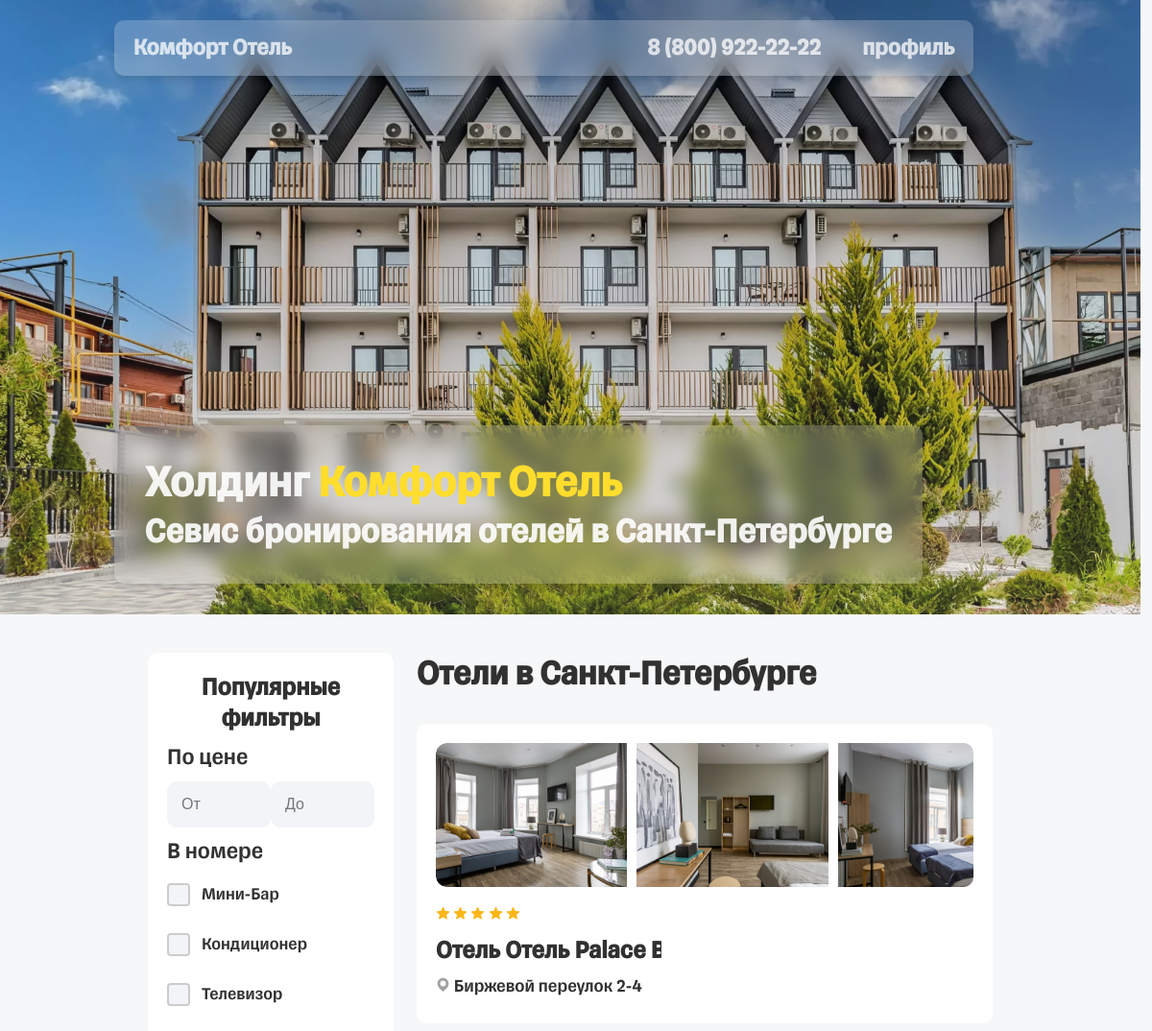
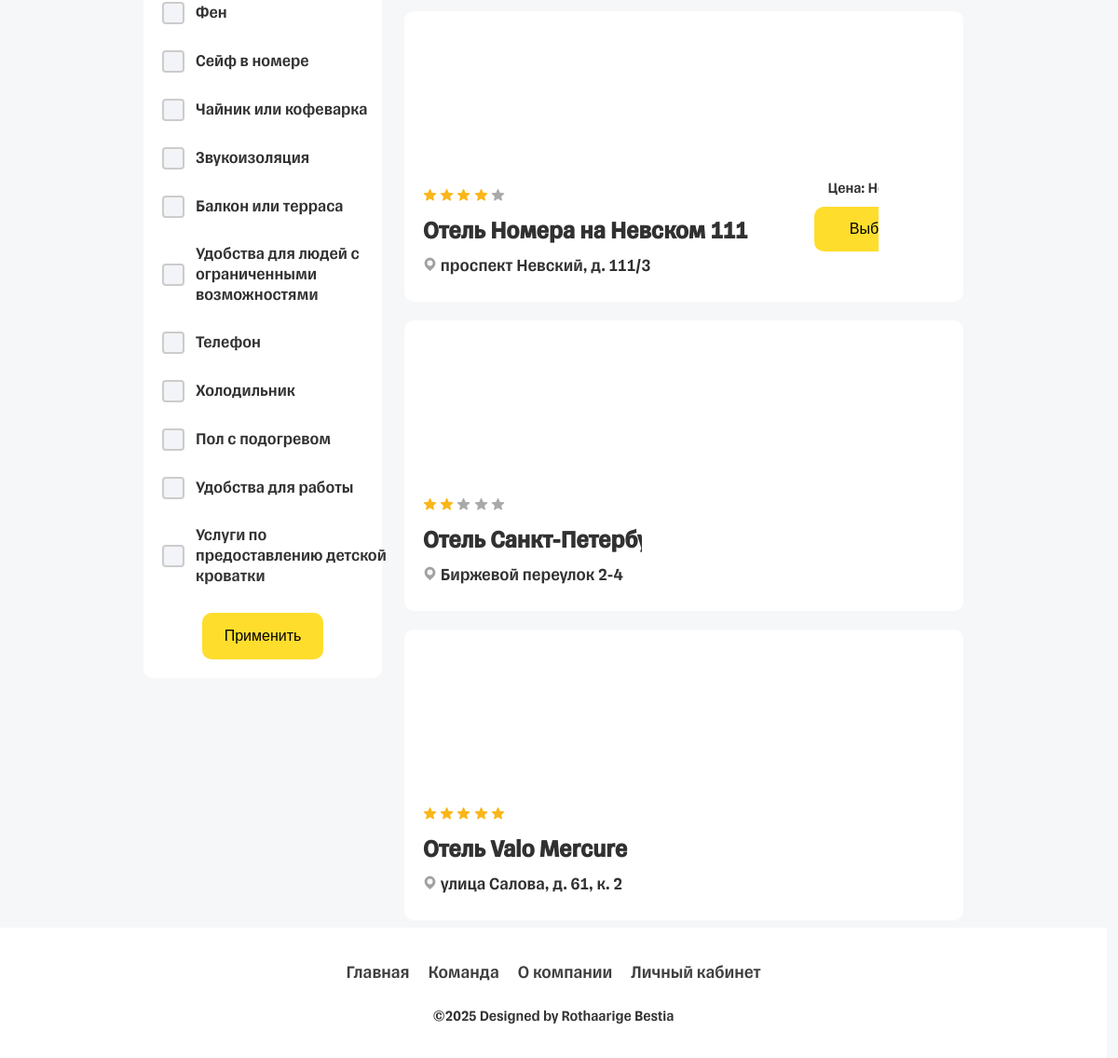
The app's page / (signed in) with its own data (2 pictures, top to bottom).
### product/models.py (models this page shows, shortened)
class Hotel(models.Model):
    RATING_CHOICES = [
        (0, '0'),
        (1, '1'),
        (2, '2'),
        (3, '3'),
        (4, '4'),
        (5, '5'),
    ]
    name = models.CharField('Название', max_length=50)
    address = models.CharField('Адрес', max_length=50)
    contact_phone = models.CharField('Контактный номер', max_length=11)
    email = models.CharField('Email', max_length=100)
    description = models.TextField('Описание', max_length=600)
    rating = models.IntegerField(choices=RATING_CHOICES)
    foto1 = models.CharField('Фото1')
    foto2 = models.CharField('Фото2')
    foto3 = models.CharField('Фото3')
    foto4 = models.CharField('Фото4')
    foto5 = models.CharField('Фото5')
    class Meta:
        verbose_name = 'Отель'
        verbose_name_plural = 'Отели'

### product/views.py (the view)
# urls.py: path('', views.hotel, name='hotel'),
def hotel(request):
    min_price = request.GET.get('min_price')
    max_price = request.GET.get('max_price')
    amenities_filters = {
        'minbar': request.GET.get('minbar') == 'on',
        'conditioner': request.GET.get('conditioner') == 'on',
        'television': request.GET.get('television') == 'on',
        'hairdryer': request.GET.get('hairdryer') == 'on',
        'safe': request.GET.get('safe') == 'on',
        'Kettle_or_coffee_maker': request.GET.get('Kettle_or_coffee_maker') == 'on',
        'Sound_insulation': request.GET.get('Sound_insulation') == 'on',
        'Balcony_or_terrace': request.GET.get('Balcony_or_terrace') == 'on',
        'special_for_ivalid': request.GET.get('special_for_ivalid') == 'on',
        'Telephone': request.GET.get('Telephone') == 'on',
        'Fridge': request.GET.get('Fridge') == 'on',
        'Underfloor_heating': request.GET.get('Underfloor_heating') == 'on',
        'Work_facilities': request.GET.get('Work_facilities') == 'on',
        'Baby_cot_services': request.GET.get('Baby_cot_services') == 'on',
    }
    filters_applied = any([
        min_price,
        max_price,
        any(amenities_filters.values())
    ])
    if filters_applied:
        rooms = Room.objects.all()
        if min_price:
            try:
                min_price_val = float(min_price)
                rooms = rooms.filter(price__gte=min_price_val)
            except ValueError:
                pass
        if max_price:
            try:
                max_price_val = float(max_price)
                rooms = rooms.filter(price__lte=max_price_val)
            except ValueError:
                pass
        for amenity, selected in amenities_filters.items():
            if selected:
                filter_kwargs = {amenity: True}
                rooms = rooms.filter(**filter_kwargs)
        hotel_ids = rooms.values_list('hotel_id', flat=True).distinct()
        hotels = Hotel.objects.filter(id__in=hotel_ids)
    else:
        hotels = Hotel.objects.all()
    for hotel in hotels:
        rooms = Room.objects.filter(hotel_id=hotel.id)
        room_types = set(room.get_type_display() for room in rooms)
        hotel.room_types = room_types
        min_price_room = rooms.order_by('price').first()
        hotel.price = min_price_room.price if min_price_room else None
    context = {
        'hotel': hotels,
        'min_price': min_price,
        'max_price': max_price,
        'selected_amenities': amenities_filters,
    }
    return render(request, 'hotel/index.html', context)

### product/templates/hotel/index.html (shortened to what this page needs)
<!DOCTYPE html>
<html lang="ru">
<head>
	{% load static %}
	<link rel="stylesheet" href="{% static 'css/style.css' %}">
</head>
<body>
	<header id="bigHeader" style="background-image: url('../static/img/headerBackground.webp');">
		<div class="mainHeader">
			<div class="innerHeader">
				<div class="logoBlock">
					<span>Комфорт Отель</span>
				</div>
				<div class="loginBlock">
					<a class="loginBlock-phone" href="tel: 8(800)922-22-22">8 (800) 922-22-22</a>
					{% if user.is_authenticated %}
						<a class="loginBlock-link" href="{% url 'user_profile' %}">профиль</a>
					{% else %}
						<a class="loginBlock-link" href="{% url 'login' %}">войти</a>
					{% endif %}
				</div>
			</div>
			<div class="innerTextBlock">
				<h1>Холдинг <span style=" color: #ffdd2d; ">Комфорт Отель</span></h1>
				<h2>Севис бронирования отелей в Санкт-Петербурге</h2>
			</div>
		</div>
	</header>
	<content>
		<section class="Hostels_and_Filter_Block">
			<div class="mainFilter">
				<h2>Популярные фильтры</h2>
				<div class="filterBlock-elem">
					<form method="get" action="{% url 'hotel' %}">
						<h3>По цене</h3>
						<div class="filterBlock-elem-input priceInput-block">
							<input type="text" name="min_price" class="priceInput" placeholder="От" value="{{ min_price|default_if_none:'' }}">
							<input type="text" name="max_price" class="priceInput" placeholder="До" value="{{ max_price|default_if_none:'' }}">
						</div>
					</div>
					<div class="filterBlock-elem">
						<h3>В номере</h3>
						<div class="filterBlock-elem-input">
							<ul class="amenities-list">
								<li>
									<label>
										<input type="checkbox" name="minbar" {% if selected_amenities.minbar %}checked{% endif %}> Мини-Бар
									</label>
								</li>
								<li>
									<label>
										<input type="checkbox" name="conditioner" {% if selected_amenities.conditioner %}checked{% endif %}> Кондиционер
									</label>
								</li>
								<li>
									<label>
										<input type="checkbox" name="television" {% if selected_amenities.television %}checked{% endif %}> Телевизор
									</label>
								</li>
								<li>
									<label>
										<input type="checkbox" name="hairdryer" {% if selected_amenities.hairdryer %}checked{% endif %}> Фен
									</label>
								</li>
								<li>
									<label>
										<input type="checkbox" name="safe" {% if selected_amenities.safe %}checked{% endif %}> Сейф в номере
									</label>
								</li>
								<li>
									<label>
										<input type="checkbox" name="Kettle_or_coffee_maker" {% if selected_amenities.Kettle_or_coffee_maker %}checked{% endif %}> Чайник или кофеварка
									</label>
								</li>
								<li>
									<label>
										<input type="checkbox" name="Sound_insulation" {% if selected_amenities.Sound_insulation %}checked{% endif %}> Звукоизоляция
									</label>
								</li>
								<li>
									<label>
										<input type="checkbox" name="Balcony_or_terrace" {% if selected_amenities.Balcony_or_terrace %}checked{% endif %}> Балкон или терраса
									</label>
								</li>
								<li>
									<label>
										<input type="checkbox" name="special_for_ivalid" {% if selected_amenities.special_for_ivalid %}checked{% endif %}> Удобства для людей с ограниченными возможностями
									</label>
								</li>
								<li>
									<label>
										<input type="checkbox" name="Telephone" {% if selected_amenities.Telephone %}checked{% endif %}> Телефон
									</label>
								</li>
								<li>
									<label>
										<input type="checkbox" name="Fridge" {% if selected_amenities.Fridge %}checked{% endif %}> Холодильник
									</label>
								</li>
								<li>
									<label>
										<input type="checkbox" name="Underfloor_heating" {% if selected_amenities.Underfloor_heating %}checked{% endif %}> Пол с подогревом
									</label>
								</li>
								<li>
									<label>
										<input type="checkbox" name="Work_facilities" {% if selected_amenities.Work_facilities %}checked{% endif %}> Удобства для работы
									</label>
								</li>
								<li>
									<label>
										<input type="checkbox" name="Baby_cot_services" {% if selected_amenities.Baby_cot_services %}checked{% endif %}> Услуги по предоставлению детской кроватки
									</label>
								</li>
							</ul>
						</div>
					</div>
				<button type="submit">Применить</button>
		</div>
		<div class="HostelsBlock">
			<h2 class="HostelsBlock-mainText">Отели в Санкт-Петербурге</h2>
			{% if hotel %}
					{% for el in hotel %}
							<div class="HostelBlock">
									<div class="HostelBlock-imgBlock">
										<img src="{% static el.foto1 %}" alt="image">
										<img src="{% static el.foto2 %}" alt="image">
										<img src="{% static el.foto3 %}" alt="image">
									</div>
									<div class="HostelBlock-TextBlock">
											<div class="HostelBlock-TextBlock-main">
													<div class="HostelBlock-TextBlock-raiting">
													</div>
													<h2>Отель {{ el.name }}</h2>
													<h3>
															{{ el.address }}
													</h3>
											</div>
											<div class="HostelBlock-TextBlock-add">
													{% if el.room_types %}
															<span>от {{ el.price }} ₽</span>
													{% else %}
															<p>Цена: Нет данных</p>
													{% endif %}
													<a href="{% url 'hotel_info' el.id %}"><button>Выбрать</button></a>
											</div>
									</div>
							</div>
					{% endfor %}
			{% else %}
					<p>Отели не найдены. Попробуйте изменить параметры поиска.</p>
			{% endif %}
			</div>
		</section>
	</content>
	{% include "footer.html" %}
</body>
</html>

### product/templates/static/css/style.css (style rules this page uses)
* { padding: 0; margin: 0; }
html { overflow-x: hidden; }
body { font-family: 'tinkoff',sans-serif; background: #f6f7f8; color: #313132; }
input { border: none; background: #f2f4f7; padding: 15px; border-radius: 10px; font-size: 16px; }
button { background: #ffdd2d; border-radius: 10px; padding: 15px; border: none; cursor: pointer; font-size: 16px; }
header#bigHeader { width: 99vw; height: 80vh; background-size: cover; background-position-y: -55px; }
.mainHeader { background-image: -webkit-linear-gradient(top, rgb(0 0 0 / 10%), rgb(255 255 255 / 10%)); width: 90%; height: 100%; display: flex; align-items: flex-start; flex-direction: column; padding-left: 10%; justify-content: space-between; background-size: cover; }
.innerHeader { display: flex; justify-content: space-between; width: 80%; height: 18px; padding: 20px; align-items: center; border-radius: 10px; margin-top: 2%; background: rgba(255, 255, 255, 0.2); backdrop-filter: blur(10px); -webkit-backdrop-filter: blur(10px); box-shadow: 0 4px 6px rgba(0, 0, 0, 0.1); color: rgb(255 255 255 / 75%); }
.innerHeader span { font-size: 24px; font-weight: 800; color: rgb(255 255 255 / 75%); }
.loginBlock { width: 15vw; display: flex; justify-content: space-between; align-items: center; min-width: 320px; }
.loginBlock-phone, .loginBlock-link { font-size: 24px; font-weight: 600; text-decoration: none; color: rgb(255 255 255 / 75%); transition: 0.3s; }
.innerTextBlock { width: fit-content; margin-bottom: 3%; padding: 3% 3%; display: flex; flex-direction: column; justify-content: center; border-radius: 10px; background: rgba(255, 255, 255, 0.2); backdrop-filter: blur(10px); -webkit-backdrop-filter: blur(10px); box-shadow: 0 4px 6px rgba(0, 0, 0, 0.1); color: rgb(255 255 255 / 90%); }
.innerTextBlock h1 { font-size: 46px; }
.innerTextBlock h2 { font-size: 36px; }
.Hostels_and_Filter_Block { width: 99vw; display: flex; justify-content: center; margin-top: 40px; }
.mainFilter { width: 18vw; background: white; padding: 20px; border-radius: 10px; margin-right: 2vw; max-height: fit-content; }
.mainFilter h2 { font-size: 26px; text-align: center; margin-bottom: 10px; }
.mainFilter h3 { font-size: 24px; font-weight: 500; }
.filterBlock-elem { margin-bottom: 10px; }
.filterBlock-elem-input { margin-top: 10px; }
.priceInput-block { display: flex; justify-content: space-between; }
.priceInput-block input { width: 38%; }
.amenities-list { list-style-type: none; padding: 0; display: grid; grid-template-columns: repeat(auto-fill, minmax(250px, 1fr)); gap: 12px; }
.amenities-list li { padding: 8px 0; }
.amenities-list label { display: flex; align-items: center; cursor: pointer; width: 100%; font-size: 18px; }
.amenities-list input[type="checkbox"] { -webkit-appearance: none; -moz-appearance: none; appearance: none; width: 10px; height: 10px; min-width: 10px; min-height: 10px; border: 2px solid #ccc; border-radius: 4px; margin-right: 12px; cursor: pointer; position: relative; flex-shrink: 0; transition: all 0.2s ease; padding: 10px; }
.mainFilter button { width: 60%; height: 50px; margin-left: 20%; margin-top: 10px; }
.HostelsBlock { width: 50vw; max-height: 170vh; }
.HostelsBlock-mainText { font-size: 36px; margin-bottom: 30px; }
.HostelBlock { background: white; border-radius: 10px; padding: 20px; margin-bottom: 20px; height: 20%; }
.HostelBlock-imgBlock { height: 55%; display: flex; overflow-x: auto; scrollbar-width: none; scrollbar-color: rgba(0, 0, 0, 0.3) transparent; border-radius: 10px; }
.HostelBlock-imgBlock img { height: 100%; margin-right: 10px; }
.HostelBlock-imgBlock img:first-child { border-top-left-radius: 12px; border-bottom-left-radius: 12px; }
.HostelBlock-TextBlock-main h2 { font-size: 26px; }
.HostelBlock-TextBlock { margin-top: 10px; display: flex; align-items: flex-start; justify-content: space-between; }
.HostelBlock-TextBlock-raiting { margin: 10px 0; }
.HostelBlock-TextBlock-raiting svg { width: 15px; }
.HostelBlock-TextBlock-main h3 { font-weight: 500; margin-top: 10px; }
.HostelBlock-TextBlock-add { height: auto; display: flex; align-items: flex-end; flex-direction: column; }
.HostelBlock-TextBlock-add span { font-weight: 700; font-size: 26px; }
.HostelBlock-TextBlock-add button { margin-top: 10px; width: 140px; }

### records on screen
Hotel: foto1 (picture), foto2 (picture), foto3 (picture), rating 5 (drawn), name "Отель Palace Bridge Hotel", address "Биржевой переулок 2-4"
Hotel: foto1 (picture), foto2 (picture), foto3 (picture), rating 4 (drawn), name "Номера на Невском 111", address "проспект Невский, д. 111/3", shows "Цена: Нет данных"
Hotel: foto1 (picture), foto2 (picture), foto3 (picture), rating 2 (drawn), name "Санкт-Петербург", address "Биржевой переулок 2-4"
Hotel: foto1 (picture), foto2 (picture), foto3 (picture), rating 5 (drawn), name "Valo Mercure", address "улица Салова, д. 61, к. 2"
